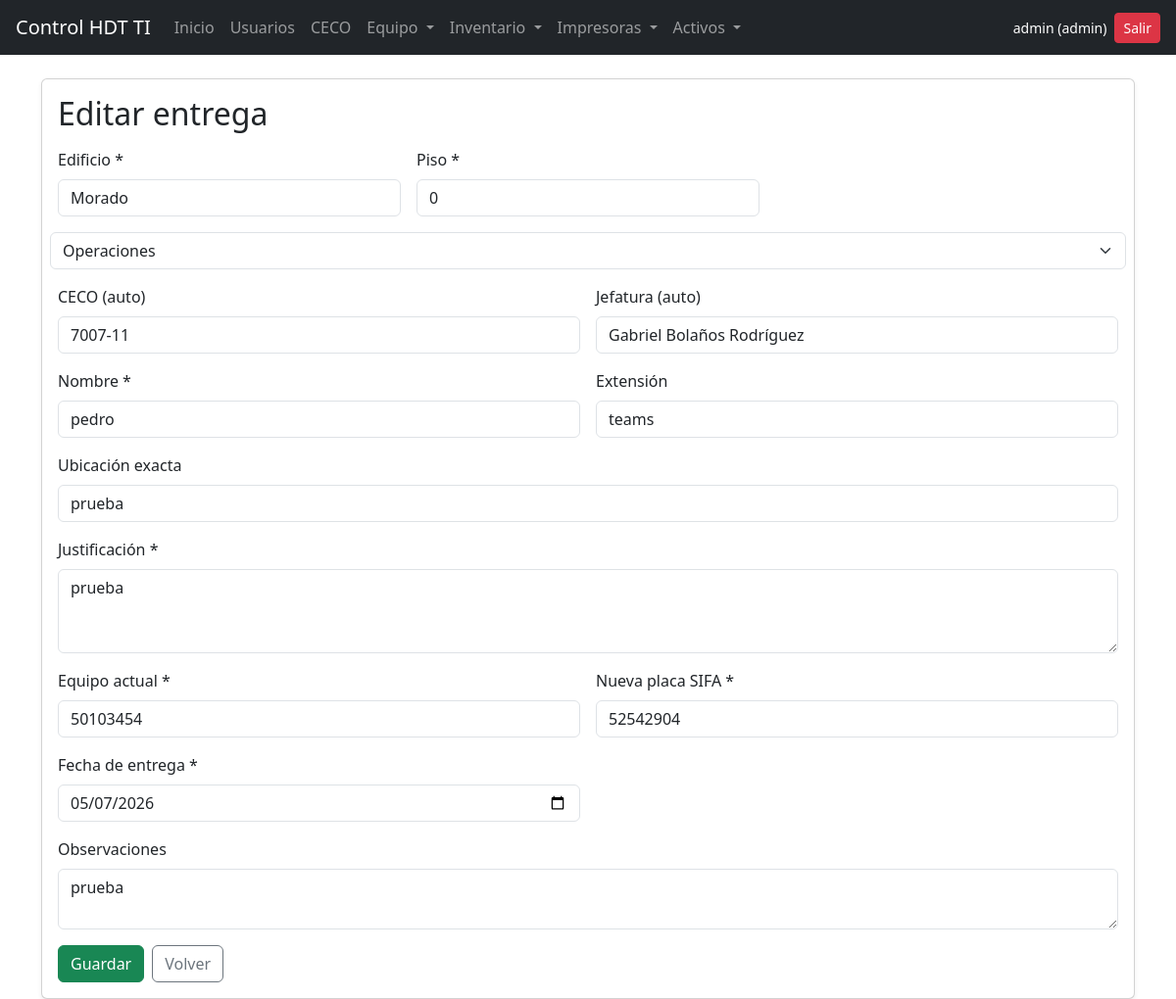
The app's page /entregas/2/edit (signed in) with its own data.
### models/models.py (models this page shows, shortened)
class User(db.Model, UserMixin):
    id = db.Column(db.Integer, primary_key=True)
    username = db.Column(db.String(80), unique=True, nullable=False)
    password = db.Column(db.String(200), nullable=False)
    role = db.Column(db.String(20), nullable=False)  # admin | user
    entregas = db.relationship('EntregaEquipo', backref='usuario', lazy=True)
    reportes_impresora = db.relationship('ReporteImpresora', backref='usuario', lazy=True)

class EntregaEquipo(db.Model):
    id = db.Column(db.Integer, primary_key=True)
    user_id = db.Column(db.Integer, db.ForeignKey('user.id'), nullable=False)
    ceco_id = db.Column(db.Integer, db.ForeignKey('ceco.id'), nullable=False)
    edificio = db.Column(db.String(100), nullable=False)
    piso = db.Column(db.String(50), nullable=False)
    area = db.Column(db.String(150), nullable=False)
    ceco = db.Column(db.String(20), nullable=False)
    jefatura = db.Column(db.String(150), nullable=False)
    nombre = db.Column(db.String(150), nullable=False)
    justificacion = db.Column(db.Text, nullable=False)
    equipo_actual = db.Column(db.String(200), nullable=False)
    fecha_entrega = db.Column(db.Date, nullable=False)
    observaciones = db.Column(db.Text, nullable=True)
    nueva_placa_sifa = db.Column(db.String(100), nullable=False)
    extension = db.Column(db.String(30), nullable=True)
    ubicacion_exacta = db.Column(db.String(250), nullable=True)
    created_at = db.Column(db.DateTime, default=datetime.utcnow)

class Ceco(db.Model):
    id = db.Column(db.Integer, primary_key=True)
    ceco = db.Column(db.String(20), nullable=False)
    nombre_jefatura = db.Column(db.String(150), nullable=False)
    area = db.Column(db.String(150), nullable=False)
    __table_args__ = (
        UniqueConstraint('ceco', 'nombre_jefatura', name='uq_ceco_jefatura'),
    )
    from datetime import datetime

### routes/entregas.py (the view, shortened to what this page needs)
@entregas_bp.route('/<int:entrega_id>/edit', methods=['GET', 'POST'])
@login_required
def edit_entrega(entrega_id):
    entrega = EntregaEquipo.query.get_or_404(entrega_id)
    if not can_access(entrega):
        return "Acceso denegado", 403
    cecos = Ceco.query.order_by(Ceco.area.asc()).all()
    return render_template('entregas/form.html', mode="edit", cecos=cecos, entrega=entrega)

### app.py (called while the page is built)
@login_manager.user_loader
def load_user(user_id):
    return User.query.get(int(user_id))

### routes/entregas.py (called while the page is built)
def can_access(entrega: EntregaEquipo) -> bool:
    return current_user.role == 'admin' or entrega.user_id == current_user.id

### templates/entregas/form.html (shortened to what this page needs)
{% extends "base.html" %}
{% block content %}
<div class="card shadow-sm">
  <div class="card-body">
    <h2 class="mb-3">{% if mode=='create' %}Crear entrega{% else %}Editar entrega{% endif %}</h2>
    <form method="post">
      <div class="row g-3">
        <div class="col-md-4">
          <label class="form-label">Edificio *</label>
          <input class="form-control" name="edificio" required
                 value="{{ entrega.edificio if entrega else '' }}">
        </div>
        <div class="col-md-4">
          <label class="form-label">Piso *</label>
          <input class="form-control" name="piso" required
                 value="{{ entrega.piso if entrega else '' }}">
        </div>
        <select class="form-select" name="ceco_id" id="cecoSelect" required>
  {% for c in cecos %}
    <option
      value="{{ c.id }}"
      data-ceco="{{ c.ceco }}"
      data-jefatura="{{ c.nombre_jefatura }}"
      data-area="{{ c.area }}"
      {% if entrega and entrega.ceco_id == c.id %}selected{% endif %}>
      {{ c.area }}
    </option>
  {% endfor %}
</select>
        <div class="col-md-6">
          <label class="form-label">CECO (auto)</label>
          <input class="form-control" id="cecoAuto" readonly
                 value="{{ entrega.ceco if entrega else '' }}">
        </div>
        <div class="col-md-6">
          <label class="form-label">Jefatura (auto)</label>
          <input class="form-control" id="jefaturaAuto" readonly
                 value="{{ entrega.jefatura if entrega else '' }}">
        </div>
        <div class="col-md-6">
          <label class="form-label">Nombre *</label>
          <input class="form-control" name="nombre" required
                 value="{{ entrega.nombre if entrega else '' }}">
        </div>
        <div class="col-md-6">
          <label class="form-label">Extensión</label>
          <input class="form-control" name="extension"
                 value="{{ entrega.extension if entrega and entrega.extension else '' }}">
        </div>
        <div class="col-md-12">
          <label class="form-label">Ubicación exacta</label>
          <input class="form-control" name="ubicacion_exacta"
                 value="{{ entrega.ubicacion_exacta if entrega and entrega.ubicacion_exacta else '' }}">
        </div>
        <div class="col-md-12">
          <label class="form-label">Justificación *</label>
          <textarea class="form-control" name="justificacion" rows="3" required>{{ entrega.justificacion if entrega else '' }}</textarea>
        </div>
        <div class="col-md-6">
          <label class="form-label">Equipo actual *</label>
          <input class="form-control" name="equipo_actual" required
                 value="{{ entrega.equipo_actual if entrega else '' }}">
        </div>
        <div class="col-md-6">
          <label class="form-label">Nueva placa SIFA *</label>
          <input class="form-control" name="nueva_placa_sifa" required
                 value="{{ entrega.nueva_placa_sifa if entrega else '' }}">
        </div>
        <div class="col-md-6">
          <label class="form-label">Fecha de entrega *</label>
          <input class="form-control" type="date" name="fecha_entrega" required
                 value="{{ entrega.fecha_entrega.strftime('%Y-%m-%d') if entrega else '' }}">
        </div>
        <div class="col-md-12">
          <label class="form-label">Observaciones</label>
          <textarea class="form-control" name="observaciones" rows="2">{{ entrega.observaciones if entrega and entrega.observaciones else '' }}</textarea>
        </div>
      </div>
      <div class="mt-3 d-flex gap-2">
        <button class="btn btn-success" type="submit">Guardar</button>
        <a class="btn btn-outline-secondary" href="{{ url_for('entregas.list_entregas') }}">Volver</a>
      </div>
    </form>
  </div>
</div>
{% endblock %}

### templates/base.html (shortened to what this page needs)
<!DOCTYPE html>
<html lang="es">
<head>
    <link href="https://cdn.jsdelivr.net/npm/bootstrap@5.3.3/dist/css/bootstrap.min.css" rel="stylesheet">
</head>
<body>
    <nav class="navbar navbar-expand-lg navbar-dark bg-dark px-3">
        {% if current_user.is_authenticated %}
        {% set home_url = url_for('admin.dashboard') if current_user.role == 'admin' else url_for('user.dashboard') %}
        {% else %}
        {% set home_url = url_for('auth.login') %}
        {% endif %}
        <a class="navbar-brand" href="{{ home_url }}">Control HDT TI</a>
        <div class="collapse navbar-collapse" id="navMain">
            <ul class="navbar-nav me-auto mb-2 mb-lg-0">
                {% if current_user.is_authenticated %}
                <li class="nav-item">
                    <a class="nav-link" href="{{ home_url }}">Inicio</a>
                </li>
                {% if current_user.role == 'admin' %}
                <li class="nav-item">
                    <a class="nav-link" href="{{ url_for('admin.users_list') }}">Usuarios</a>
                </li>
                <li class="nav-item">
                    <a class="nav-link" href="{{ url_for('ceco.list_ceco') }}">CECO</a>
                </li>
                {% endif %}
                <li class="nav-item dropdown">
                    <a class="nav-link dropdown-toggle" href="#" id="navEquipo" role="button" data-bs-toggle="dropdown"
                        aria-expanded="false">
                        Equipo
                    </a>
                </li>
                <li class="nav-item dropdown">
                    <a class="nav-link dropdown-toggle" href="#" id="navInventario" role="button"
                        data-bs-toggle="dropdown" aria-expanded="false">
                        Inventario
                    </a>
                </li>
                <li class="nav-item dropdown">
                    <a class="nav-link dropdown-toggle" href="#" id="navImpresoras" role="button"
                        data-bs-toggle="dropdown" aria-expanded="false">
                        Impresoras
                    </a>
                </li>
<li class="nav-item dropdown">
  <a class="nav-link dropdown-toggle" href="#" id="navActivos" role="button"
     data-bs-toggle="dropdown" aria-expanded="false">
    Activos
  </a>
</li>
                {% endif %}
            </ul>
            <div class="d-flex align-items-center gap-2">
                {% if current_user.is_authenticated %}
                <span class="text-white small">
                    {{ current_user.username }} ({{ current_user.role }})
                </span>
                <a href="{{ url_for('auth.logout') }}" class="btn btn-danger btn-sm">Salir</a>
                {% endif %}
            </div>
        </div>
    </nav>
    <div class="container mt-4">
        {% block content %}{% endblock %}
    </div>
</body>
</html>

### records on screen
User: username "admin", role "admin"
EntregaEquipo: edificio "Morado", piso "0", ceco_id "Operaciones", ceco "7007-11", jefatura "Gabriel Bolaños Rodríguez", nombre "pedro", extension "teams", ubicacion_exacta "prueba", justificacion "prueba", equipo_actual "50103454", nueva_placa_sifa "52542904", fecha_entrega "05/07/2026", observaciones "prueba"
